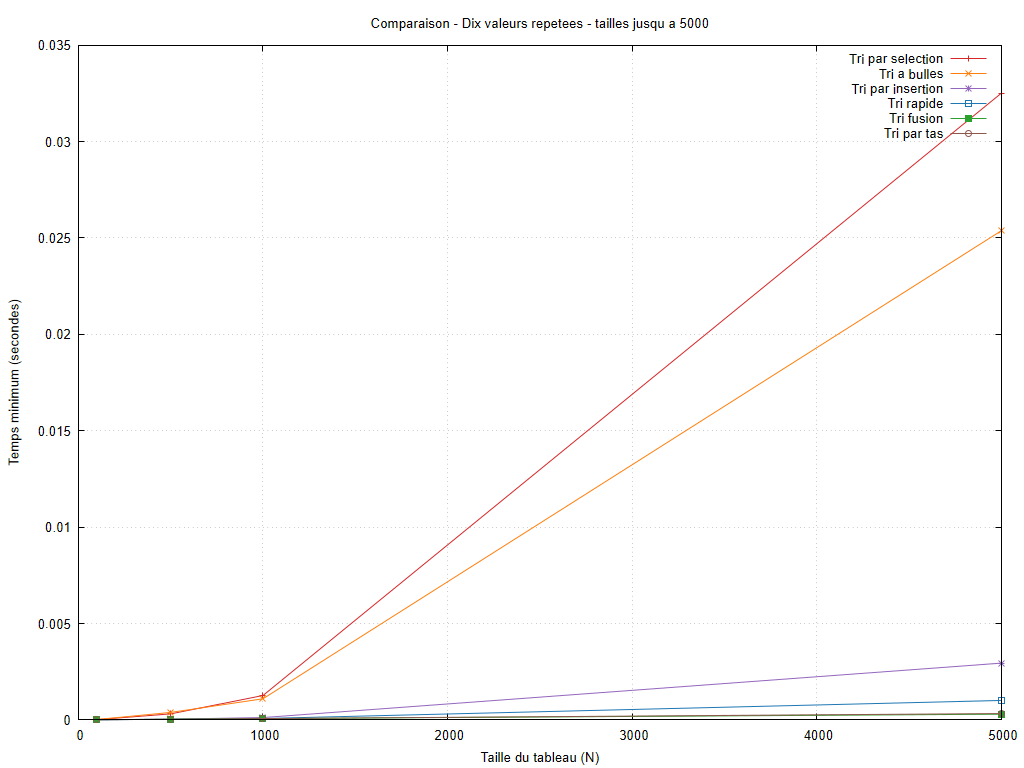

Source code (gnuplot):
set encoding utf8
set terminal pngcairo size 1024,768 font 'Arial,10'
set output 'graphiques/20261010_184935/configurations/valeurs_repetees_petites_tailles.png'
set datafile missing 'non_mesure'
set datafile separator ';'
set title 'Comparaison - Dix valeurs repetees - tailles jusqu a 5000'
set xlabel 'Taille du tableau (N)'
set ylabel 'Temps minimum (secondes)'
set grid
set yrange [0:*]
set xrange [0:5000]
plot 'resultats/20261010_184935/valeurs_repetees.csv' every ::1 using 1:(column(1)<=5000 && column(2)>=0 ? column(2) : 1/0) title 'Tri par selection' with linespoints lc rgb '#d62728', 'resultats/20261010_184935/valeurs_repetees.csv' every ::1 using 1:(column(1)<=5000 && column(4)>=0 ? column(4) : 1/0) title 'Tri a bulles' with linespoints lc rgb '#ff7f0e', 'resultats/20261010_184935/valeurs_repetees.csv' every ::1 using 1:(column(1)<=5000 && column(6)>=0 ? column(6) : 1/0) title 'Tri par insertion' with linespoints lc rgb '#9467bd', 'resultats/20261010_184935/valeurs_repetees.csv' every ::1 using 1:(column(1)<=5000 && column(8)>=0 ? column(8) : 1/0) title 'Tri rapide' with linespoints lc rgb '#1f77b4', 'resultats/20261010_184935/valeurs_repetees.csv' every ::1 using 1:(column(1)<=5000 && column(10)>=0 ? column(10) : 1/0) title 'Tri fusion' with linespoints lc rgb '#2ca02c', 'resultats/20261010_184935/valeurs_repetees.csv' every ::1 using 1:(column(1)<=5000 && column(12)>=0 ? column(12) : 1/0) title 'Tri par tas' with linespoints lc rgb '#8c564b'
unset output
